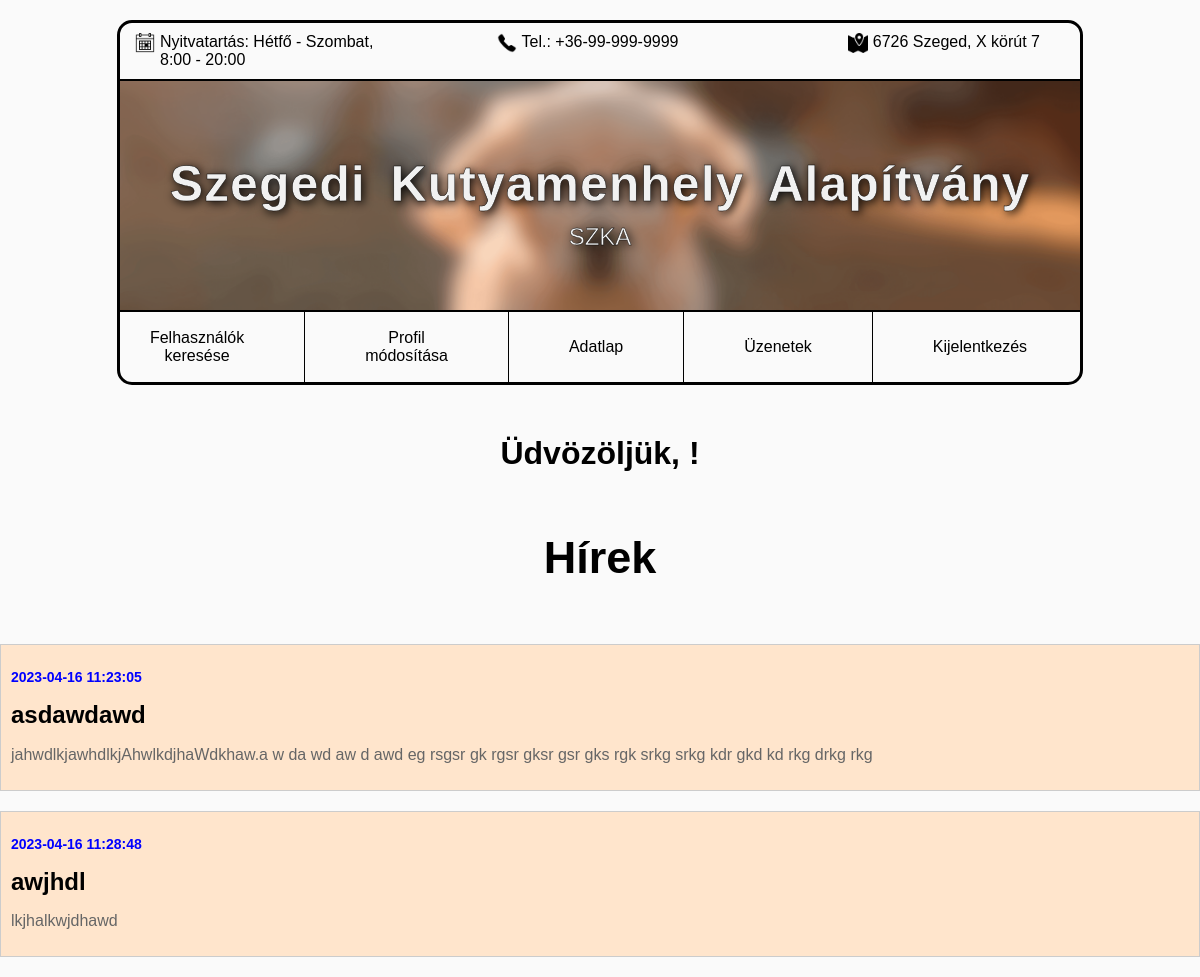
The app's page /hirek.php, older data.
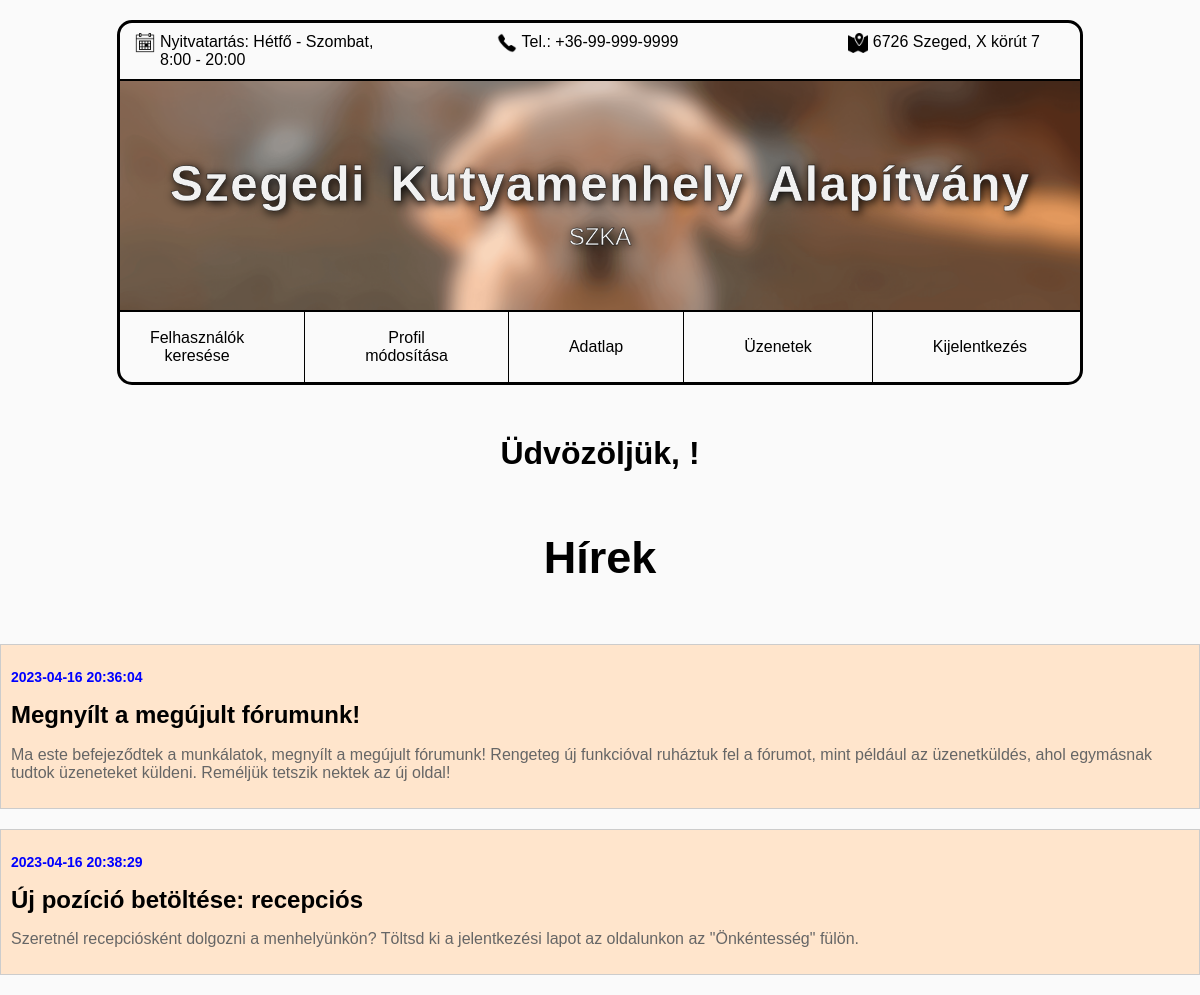
The same page, newer data.
### tables this page shows
CREATE TABLE `news` (
  `id` int(11) NOT NULL COMMENT 'Primary kulcs',
  `cim` varchar(255) NOT NULL COMMENT 'Cikk címe',
  `szoveg` text NOT NULL COMMENT 'Cikk szövege',
  `datum` datetime NOT NULL DEFAULT current_timestamp() COMMENT 'Dátum, amikor a cikk íródott'
);

### php/getNews.php (the view, shortened to what this page needs)
<?php
require "databaseConnection.php";
$sqlQuery = "SELECT * FROM news";
$eredmeny = $csatlakozas->query($sqlQuery);
if ($eredmeny->num_rows > 0) {
    while ($cikk = $eredmeny->fetch_assoc()) {
        echo "<div class='news'>";
        echo "<p id='datum'>" . $cikk['datum'] . "</p>";
        echo "<h1 id='cim'>" . $cikk['cim'] . "</h1>";
        echo "<p id='szoveg'>" . $cikk['szoveg'] . "</p>";
        echo "</div>";
    }
}
?>

### hirek.php (shortened to what this page needs)
<!DOCTYPE html>
<html lang="hu">
<head>
    <link rel="stylesheet" href="styles.css">
</head>
<body>
    <header id="indexHeader">
        <div id="infoBar">
            <div id="closingHours">
                <p>Nyitvatartás: Hétfő - Szombat, 8:00 - 20:00</p>
            </div>
            <div id="phoneNumber">
                <p>Tel.: +36-99-999-9999</p>
            </div>
            <div id="location">
                <p>6726 Szeged, X körút 7</p>
            </div>
        </div>
        <div id="name">
            <h1>Szegedi Kutyamenhely Alapítvány</h1>
            <h2>SZKA</h2>
        </div>
        <nav id="menuBar">
            <a style="padding-left: 60px; padding-right: 60px;" href="searchUsersPage.php" id="search" class="notActive">Felhasználók keresése</a>
            <a style="padding-left: 60px; padding-right: 60px;" href="changeUserInfoPage.php" id="changeinfo" class="notActive">Profil módosítása</a>
            <a style="padding-left: 60px; padding-right: 60px;" href="userProfile.php" id="" class="notActive">Adatlap</a>
            <a style="padding-left: 60px; padding-right: 60px;" href="privateMessages.php" class="notActive">Üzenetek</a>
            <a style="padding-left: 60px; padding-right: 60px;" href="logoutPage.php" id="logout" class="notActive">Kijelentkezés</a>
        </nav>
    </header>
    <?php
    echo "<h1 id='udvozlet'>Üdvözöljük, " . $_SESSION['fhnev'] . "!</h1>";
    ?>
    <h2 class="title">Hírek</h2>
    <?php include "./php/getNews.php" ?>
</body>
</html>

### styles.css (style rules this page uses)
body { font-family: 'Helvetica', 'Arial', sans-serif; background-color: #fafafa; margin: 0px 0px; }
a { text-decoration: none; }
a:link { color: black; }
#indexHeader { border: 3px solid black; border-radius: 15px; width: 80%; margin: auto; margin-top: 20px; overflow: hidden; z-index: 999; }
#infoBar { border-bottom: 2px solid black; display: flex; justify-content: center; padding-top: 10px; padding-bottom: 10px; }
#closingHours { margin-left: 50px; margin-right: 50px; width: 33%; float: left; }
#closingHours p { text-align: left; margin: 0px 0px 0px 0px; }
#closingHours p::before { content: ''; background: url('./img/calendar.png'); background-size: cover; position: absolute; width: 20px; height: 20px; margin-left: -25px; }
#phoneNumber { margin-left: 50px; margin-right: 50px; width: 33%; float: right; }
#phoneNumber p { text-align: center; margin: 0px 0px 0px 0px; }
#phoneNumber p::before { content: ''; background: url('./img/phone.png'); background-size: cover; position: absolute; width: 20px; height: 20px; margin-left: -25px; }
#location { margin-left: 50px; margin-right: 50px; width: 33%; }
#location p { text-align: right; margin: 0px 0px 0px 0px; }
#location p::before { content: ''; background: url('./img/map.png'); background-size: cover; position: absolute; width: 20px; height: 20px; margin-left: -25px; }
#name { padding-top: 40px; padding-bottom: 40px; border-bottom: 2px solid black; background-image: url(./img/bg1.png); background-size: cover; background-position: center; background-repeat: no-repeat; color: rgb(241, 241, 241); -webkit-text-stroke-width: 0.4px; -webkit-text-stroke-color: black; text-shadow: 2px 2px 10px #000; }
#name h1 { text-align: center; word-spacing: 10px; letter-spacing: 1px; font-weight: bold; font-size: 50px; margin-bottom: 0px; }
#name h2 { text-align: center; font-weight: normal; margin-top: 10px; }
#menuBar { display: flex; justify-content: center; align-items: center; height: 70px; }
#menuBar a { padding: 24px; font-size: 19px; border-left: 1px solid black; width: 15%; text-align: center; }
@media only screen and (min-width: 600px) { #indexHeader { width: 100%; } }
@media only screen and (min-width: 600px) { #infoBar p { font-size: 12px; } }
@media only screen and (min-width: 600px) { #infoBar div { margin-left: 30px; margin-right: 30px; } }
@media only screen and (min-width: 600px) { #menuBar a { font-size: 12px; padding: 25px; height: 20px; display: flex; align-items: center; justify-content: center; } }
@media only screen and (min-width: 768px) { #menuBar a { font-size: 14px; } }
@media only screen and (min-width: 1200px) { #indexHeader { width: 80%; } }
@media only screen and (min-width: 1200px) { #infoBar p { font-size: 16px; } }
@media only screen and (min-width: 1200px) { #infoBar div { margin-left: 40px; margin-right: 40px; } }
@media only screen and (min-width: 1200px) { #menuBar a { padding: 25px; font-size: 16px; width: 15%; } }
.title { text-align: center; font-size: 45px; margin-top: 60px; margin-bottom: 60px; }
#datum { color: blue; font-size: 14px; font-weight: bold; }
#cim { color: black; font-size: 24px; }
#szoveg { color: #666; font-size: 16px; }
.news { margin-bottom: 20px; margin-left: auto; margin-right: auto; max-width: 1200px; padding: 10px; border: 1px solid #ccc; background-color: #ffe5cc; }
#udvozlet { text-align: center; margin-top: 50px; }

Row changes from the older to the newer data that the page shows:
removed news: datum "2023-04-16 11:23:05", cim "asdawdawd", szoveg "jahwdlkjawhdlkjAhwlkdjhaWdkhaw.a w da wd aw d awd eg rsgsr gk rgsr gksr gsr gks rgk srkg srkg kdr gkd kd rkg drkg rkg"
removed news: datum "2023-04-16 11:28:48", cim "awjhdl", szoveg "lkjhalkwjdhawd"
added news: datum "2023-04-16 20:36:04", cim "Megnyílt a megújult fórumunk!", szoveg "Ma este befejeződtek a munkálatok, megnyílt a megújult fórumunk! Rengeteg új funkcióval ruháztuk fel a fórumot, mint például az üzenetküldés, ahol egymásnak tudtok üzeneteket küldeni. Reméljük tetszik nektek az új oldal!"
added news: datum "2023-04-16 20:38:29", cim "Új pozíció betöltése: recepciós", szoveg "Szeretnél recepciósként dolgozni a menhelyünkön? Töltsd ki a jelentkezési lapot az oldalunkon az \"Önkéntesség\" fülön."
